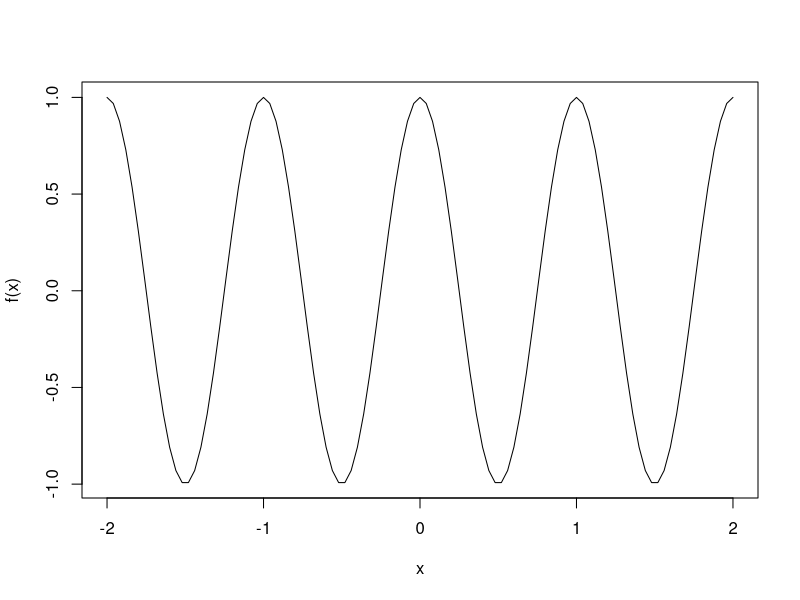

This chart was generated by the following R code:
# Subject : Data Programming HW 4
# Author : Yim Yonghwan
# Final update : 2018.11.08

########################################################################################
# Ex 1-1.Binomial
dbinom(0, size = 30, prob = 0.05)

# Ex 1-2.
prob1 <- 1 - pbinom(3, size = 30, prob = 0.05); prob1


########################################################################################
# Ex 2-1. Poisson
dpois(0, lambda = 1.5) # lambda = 30 * 0.05

# Ex 2-2.
prob2 <- 1 - ppois(3, lambda = 1.5); prob2


########################################################################################
# Ex 3-1. Negative binomial
dnbinom(x = 9, 1, p = 0.7)
dbinom(1, size = 10, prob = 0.7)

# Ex 3-2.
dnbinom(x = 2, 3, p = 0.7)


########################################################################################
# Ex 4-1. Normal
prob4 <- 1 - pnorm(180, mean = 170, sd = 5); prob4

# Ex 4-2.
qnorm(0.7, mean = 170, sd = 5)


########################################################################################
# Ex 5. t
t1 <- qt(0.3, 24); t1
t1 * 15 + 66


########################################################################################
# Ex 6-1. Exponential
pexp(1, 1/2)

# Ex 6-2.
p1 <- 1 - pexp(3, 1/2); p1


########################################################################################
# Ex 7-1. Chi-square
qchisq(0.95, 12)

# Ex 7-2. t
qt(0.90, 27)

# Ex 7-3. F
qf(0.975, 12, 50)


########################################################################################
# Ex 8-1.
p1 <- 15 * (1/6); p1

# Ex 8-2.
p2 <- pbinom(5, 15, 1/2); p2 

# Ex 8-3.
p3 <- dbinom(10, 15, 2/3); p3


########################################################################################
# Ex 9.
lambda1 <- 650 * 0.00035; lambda1
ppois(5, lambda1)


########################################################################################
# Ex 10.
m1 <- 2/5; m1 # per min
p1 <- pexp(0.5, m1); p1


########################################################################################
# Ex 11-1.
p1 <- pnorm(3, mean = 0, sd = 1); p1
p2 <- p1 - 0.5; p2
p3 <- p2 * 2; p3

# Ex 11-2.
p1 <- 1 - pnorm(1.64, mean = 0, sd = 1); p1
p2 <- p1 * 2; p2

# Ex 11-3.
qnorm(0.9, mean = 0, sd = 1)

# Ex 11-4.
mu1 <- 3; mu1
sd1 <- 2; sd1
z1 = (2 - mu1) / sd1; z1
z2 = (5 - mu1) / sd1; z2

p1 <- pnorm(z2, mean = 0, sd = 1); p1
p2 <- pnorm(z1, mean = 0, sd = 1); p2
p3 <- p1 - p2; p3


########################################################################################
# Ex 12.
f = function(x) cos(2*pi*x) * exp(mean(x))
curve(f, -2, 2)



